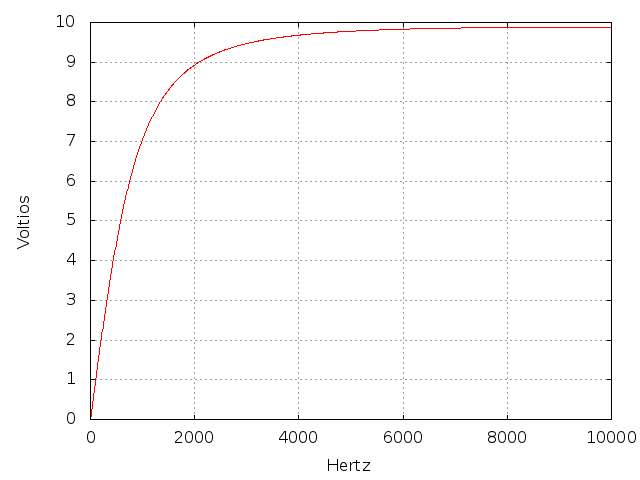

The script that saved this image:
set terminal png
set output "filtro.png"

set xlabel "Hertz"
set ylabel "Voltios"
set grid
plot "filtro.dat" using 1:2 title "" with lines
